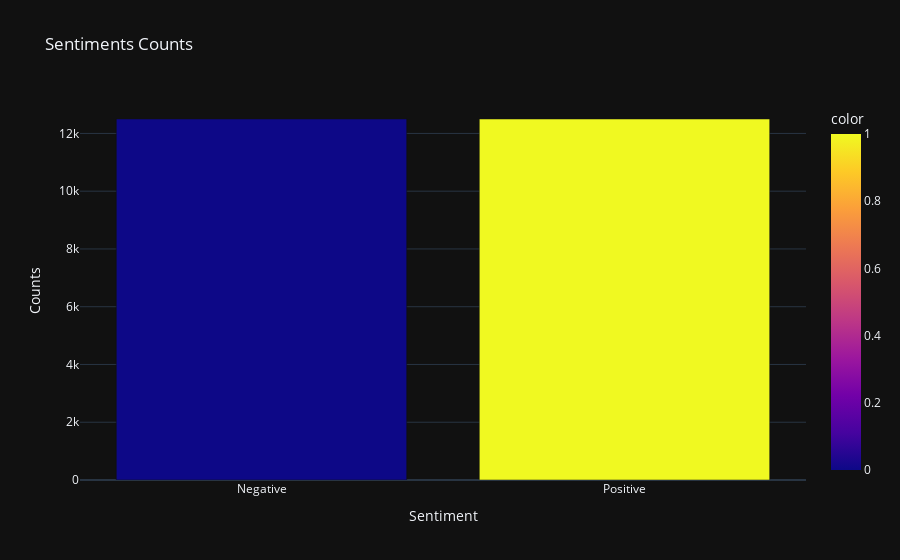

Notebook code for this chart:
### Markdown cell above
Step_03 : Preprocessing

### Code cell
sentiment_counts = train_df['sentiment'].value_counts()

fig =px.bar(x= {0:'Negative',1:'Positive'},
			y= sentiment_counts.values,
			color=sentiment_counts.index,
			color_discrete_sequence = px.colors.qualitative.Dark24,
			title='<b>Sentiments Counts')

fig.update_layout(title='Sentiments Counts',
				xaxis_title='Sentiment',
				yaxis_title='Counts',
				template='plotly_dark')

# Show the bar chart
fig.show()
pyo.plot(fig, filename = 'Sentiments Counts.html', auto_open = True)

### Figure 1 — Plotly figure (JSON) as saved in the notebook; plotly's stock layout.template omitted (floating-point values rounded to 4 significant figures)
{"data": [{"alignmentgroup": "True", "hovertemplate": "x=%{x}<br>y=%{y}<br>color=%{marker.color}<extra></extra>", "legendgroup": "", "marker": {"color": [0, 1], "coloraxis": "coloraxis", "pattern": {"shape": ""}}, "name": "", "offsetgroup": "", "orientation": "v", "showlegend": false, "textposition": "auto", "type": "bar", "x": ["Negative", "Positive"], "xaxis": "x", "y": [12500, 12500], "yaxis": "y"}], "layout": {"barmode": "relative", "coloraxis": {"colorbar": {"title": {"text": "color"}}, "colorscale": [[0, "#0d0887"], [0.1111, "#46039f"], [0.2222, "#7201a8"], [0.3333, "#9c179e"], [0.4444, "#bd3786"], [0.5556, "#d8576b"], [0.6667, "#ed7953"], [0.7778, "#fb9f3a"], [0.8889, "#fdca26"], [1, "#f0f921"]]}, "legend": {"tracegroupgap": 0}, "title": {"text": "Sentiments Counts"}, "xaxis": {"anchor": "y", "domain": [0, 1], "title": {"text": "Sentiment"}}, "yaxis": {"anchor": "x", "domain": [0, 1], "title": {"text": "Counts"}}}}
